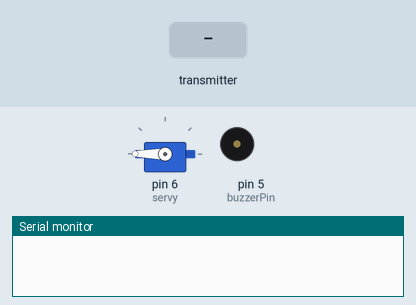
The program below on a simulated Arduino Mega 2560, built with avr-gcc and run on an emulated ATmega2560. On the bench: servo, buzzer (waves = sounding), the last lines printed to the serial monitor. The test bench sets the inputs (shaded band). Random numbers use the default seed unless the program sets one; no radio packets arrive unless stated.

Above: at 1.2 s.
1.3 s: the transmitter starts sending buttonState = 1
At 1.8 s:
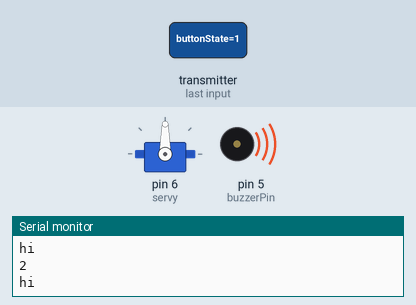
4.3 s: the transmitter starts sending buttonState = 0
At 5.9 s:
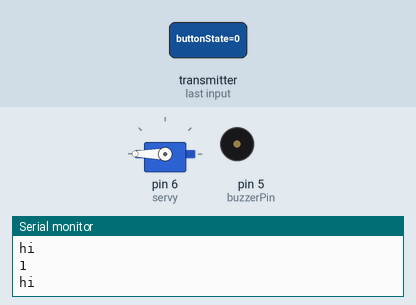
Timing chart, 0 to 7.4 s (numbered marks = the images above; inputs shaded):
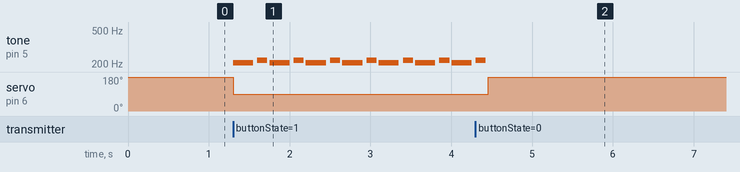

Measured:
- after the input at 1.3 s, tone on pin 5 (buzzerPin): silent → 208 Hz at once, then repeats every 0.45 s: silent 0.05 s, 220 Hz 0.13 s, silent 0.03 s, 208 Hz 0.25 s; servo on pin 6 (servy): 180° → 90° at once
- after the input at 4.3 s, servo on pin 6 (servy): 90° → 180° after 0.16 s

The program:

main.cpp
```cpp
// #include <Arduino.h>
// #include <pitches.h>
// #include <string.h>

// // Define the buzzer pin
// const int buzzerPin = 8;

// const int buttonPIN = 38;

// int melody[] = {
//   NOTE_A5, 0, NOTE_E5, NOTE_D5, NOTE_CS5,
//   0, NOTE_CS5, NOTE_D5, NOTE_E5, NOTE_FS5,
//   NOTE_GS5, NOTE_E5, 0, NOTE_FS5, 0, NOTE_E5,
//   NOTE_D5, 0, NOTE_CS5, 0, NOTE_CS5, 0, NOTE_B4,
//   0, NOTE_CS5, 0, NOTE_D5, 0, NOTE_A5, 0, NOTE_E5, NOTE_D5, NOTE_CS5,
//   0, NOTE_CS5, NOTE_D5, NOTE_E5, NOTE_FS5, NOTE_D5, 0,
//   NOTE_FS5, NOTE_E5, NOTE_D5, NOTE_CS5, NOTE_B4, NOTE_CS5, NOTE_D5, NOTE_FS5,
//   NOTE_E5, NOTE_D5, NOTE_CS5, NOTE_B4, NOTE_A4, 0
// };

// int jingle[] = {
//   NOTE_C5, NOTE_C5, NOTE_C5, NOTE_F5, NOTE_A5, NOTE_C5, NOTE_C5, NOTE_C5, NOTE_F5, NOTE_A5, 0,
//   NOTE_F5, NOTE_F5, NOTE_E5, NOTE_E5, NOTE_D5, NOTE_D5, NOTE_C5
// };

// int jingleDuration[] = {
//   8, 8, 8, 2, 4, 8, 8, 8, 2, 2, 4, 8, 8 ,8 ,8 ,8 ,8, 2
// };

// int noteDurations[] = {
//   8, 8, 8, 8, 4, 8, 8, 8, 8, 8, 8, 4, 4,
//   8, 8, 8, 8, 8, 8, 8, 8, 8, 8, 8, 8, 8, 4, 4,
//   8, 8, 8, 8, 4, 4, 8, 8, 8, 8, 4, 4,
//   8, 8, 8, 8, 8, 8, 8, 8, 8, 8, 8, 8, 4, 4
// };


// void setup() {

//   pinMode(buzzerPin, OUTPUT);
//   pinMode(buttonPIN, INPUT);
//   randomSeed(analogRead(0));
//   Serial.begin(9600);
// }

// void playNotes(int notes[], int duration[], int numNotes){

//   // Iterate over the notes of the melody:
//   for (int thisNote = 0; thisNote < numNotes; thisNote++) {
//     // To calculate the note duration, take one second divided by the note type.
//     int noteDuration = 1000 / duration[thisNote];
//     tone(buzzerPin, notes[thisNote], noteDuration);

//     // To distinguish the notes, set a minimum time between them.
//     int pauseBetweenNotes = noteDuration * 1.2;
//     delay(pauseBetweenNotes);

//     // Stop the tone playing:
//     noTone(buzzerPin);
//   }
// }


// void loop() {
//   // No need to repeat the melody in the loop for this example.
//   // The setup() is enough to play it once.
//   int numNotes = 0;
//   int buttonState = digitalRead(buttonPIN);

//   int randomNum = random(1, 3);
//   Serial.println(randomNum);
//   if (buttonState == HIGH) {
//     Serial.println("hi");
//     switch(randomNum) {
//       case 1:
//         numNotes = sizeof(melody) / sizeof(melody[0]);
//         playNotes(melody, noteDurations, numNotes);
//         break;
//       case 2:
//         numNotes = sizeof(jingle) / sizeof(jingle[0]);
//         playNotes(jingle, jingleDuration, numNotes);
//         break;
//     }
//   }


//   delay(500);

// }
```

pitches.h
```cpp
#define NOTE_B0  31
#define NOTE_C1  33
#define NOTE_CS1 35
#define NOTE_D1  37
#define NOTE_DS1 39
#define NOTE_E1  41
#define NOTE_F1  44
#define NOTE_FS1 46
#define NOTE_G1  49
#define NOTE_GS1 52
#define NOTE_A1  55
#define NOTE_AS1 58
#define NOTE_B1  62
#define NOTE_C2  65
#define NOTE_CS2 69
#define NOTE_D2  73
#define NOTE_DS2 78
#define NOTE_E2  82
#define NOTE_F2  87
#define NOTE_FS2 93
#define NOTE_G2  98
#define NOTE_GS2 104
#define NOTE_A2  110
#define NOTE_AS2 117
#define NOTE_B2  123
#define NOTE_C3  131
#define NOTE_CS3 139
#define NOTE_D3  147
#define NOTE_DS3 156
#define NOTE_E3  165
#define NOTE_F3  175
#define NOTE_FS3 185
#define NOTE_G3  196
#define NOTE_GS3 208
#define NOTE_A3  220
#define NOTE_AS3 233
#define NOTE_B3  247
#define NOTE_C4  262
#define NOTE_CS4 277
#define NOTE_D4  294
#define NOTE_DS4 311
#define NOTE_E4  330
#define NOTE_F4  349
#define NOTE_FS4 370
#define NOTE_G4  392
#define NOTE_GS4 415
#define NOTE_A4  440
#define NOTE_AS4 466
#define NOTE_B4  494
#define NOTE_C5  523
#define NOTE_CS5 554
#define NOTE_D5  587
#define NOTE_DS5 622
#define NOTE_E5  659
#define NOTE_F5  698
#define NOTE_FS5 740
#define NOTE_G5  784
#define NOTE_GS5 831
#define NOTE_A5  880
#define NOTE_AS5 932
#define NOTE_B5  988
#define NOTE_C6  1047
#define NOTE_CS6 1109
#define NOTE_D6  1175
#define NOTE_DS6 1245
#define NOTE_E6  1319
#define NOTE_F6  1397
#define NOTE_FS6 1480
#define NOTE_G6  1568
#define NOTE_GS6 1661
#define NOTE_A6  1760
#define NOTE_AS6 1865
#define NOTE_B6  1976
#define NOTE_C7  2093
#define NOTE_CS7 2217
#define NOTE_D7  2349
#define NOTE_DS7 2489
#define NOTE_E7  2637
#define NOTE_F7  2794
#define NOTE_FS7 2960
#define NOTE_G7  3136
#define NOTE_GS7 3322
#define NOTE_A7  3520
#define NOTE_AS7 3729
#define NOTE_B7  3951
#define NOTE_C8  4186
#define NOTE_CS8 4435
#define NOTE_D8  4699
#define NOTE_DS8 4978
```

reciever.cpp
```cpp
#include <Arduino.h>
#include <SPI.h>
#include <nRF24L01.h>
#include <RF24.h>
#include <Servo.h>
#include <pitches.h>

const int buzzerPin = 5;

const int buttonPIN = 38;

int melody[] = {
  NOTE_A5, 0, NOTE_E5, NOTE_D5, NOTE_CS5,
  0, NOTE_CS5, NOTE_D5, NOTE_E5, NOTE_FS5,
  NOTE_GS5, NOTE_E5, 0, NOTE_FS5, 0, NOTE_E5,
  NOTE_D5, 0, NOTE_CS5, 0, NOTE_CS5, 0, NOTE_B4,
  0, NOTE_CS5, 0, NOTE_D5, 0, NOTE_A5, 0, NOTE_E5, NOTE_D5, NOTE_CS5,
  0, NOTE_CS5, NOTE_D5, NOTE_E5, NOTE_FS5, NOTE_D5, 0,
  NOTE_FS5, NOTE_E5, NOTE_D5, NOTE_CS5, NOTE_B4, NOTE_CS5, NOTE_D5, NOTE_FS5,
  NOTE_E5, NOTE_D5, NOTE_CS5, NOTE_B4, NOTE_A4, 0
};

int jingle[] = {
  NOTE_C5, NOTE_C5, NOTE_C5, NOTE_F5, NOTE_A5, NOTE_C5, NOTE_C5, NOTE_C5, NOTE_F5, NOTE_A5, 0,
  NOTE_F5, NOTE_F5, NOTE_E5, NOTE_E5, NOTE_D5, NOTE_D5, NOTE_C5
};

int loonboon[] = {
  NOTE_GS3, NOTE_A3
};

int loonboonDuration[] = {
  4, 8
};

int jingleDuration[] = {
  8, 8, 8, 2, 4, 8, 8, 8, 2, 2, 4, 8, 8 ,8 ,8 ,8 ,8, 2
};

int noteDurations[] = {
  8, 8, 8, 8, 4, 8, 8, 8, 8, 8, 8, 4, 4,
  8, 8, 8, 8, 8, 8, 8, 8, 8, 8, 8, 8, 8, 4, 4,
  8, 8, 8, 8, 4, 4, 8, 8, 8, 8, 4, 4,
  8, 8, 8, 8, 8, 8, 8, 8, 8, 8, 8, 8, 4, 4
};

RF24 radio(7, 8); // CE, CSN

Servo servy;

const byte address[][6] = {"00001", "00002"};


int buttonState;
int lastButtonState;
//
void playNotes(int notes[], int duration[], int numNotes){

  // Iterate over the notes of the melody:
  for (int thisNote = 0; thisNote < numNotes; thisNote++) {
    // To calculate the note duration, take one second divided by the note type.
    int noteDuration = 1000 / duration[thisNote];
    tone(buzzerPin, notes[thisNote], noteDuration);

    // To distinguish the notes, set a minimum time between them.
    int pauseBetweenNotes = noteDuration * 1.2;
    delay(pauseBetweenNotes);

    // Stop the tone playing:
    noTone(buzzerPin);
  }
}

void setup() {
  Serial.begin(9600);
  pinMode(buzzerPin, OUTPUT);
  pinMode(buttonPIN, INPUT);
  randomSeed(analogRead(0));
  Serial.begin(9600);
  servy.attach(6);
  radio.begin();
  // radio.openWritingPipe(address[1]);
  radio.openReadingPipe(1, address[0]);
  radio.setPALevel(RF24_PA_MIN);
  radio.startListening();
}

void loop() {
  if (radio.available()) {
    int numNotes = 0;

    radio.read(&buttonState, sizeof(buttonState));
    if (buttonState == HIGH) {
      int randomNum = random(1, 3);
      Serial.println(randomNum);
      servy.write(90);
      lastButtonState = 1;

      Serial.println("hi");
      numNotes = sizeof(loonboon) / sizeof(loonboon[0]);

      playNotes(loonboon, loonboonDuration, numNotes);
    }


  } else {
    servy.write(180);
  }
  delayMicroseconds(1);

}
```

transmitter.cpp
```cpp
// #include <Arduino.h>
// #include <SPI.h>
// #include <nRF24L01.h>
// #include <RF24.h>

// /*
// * Arduino Wireless Communication Tutorial
// *     Example 1 - Transmitter Code
// *
// * by Dejan Nedelkovski, www.HowToMechatronics.com
// *
// * Library: TMRh20/RF24, https://github.com/tmrh20/RF24/
// */
// //
// #include <SPI.h>
// #include <nRF24L01.h>
// #include <RF24.h>
// #include <Servo.h>

// #define buttonPin 22

// RF24 radio(9, 10); // CE, CSN

// const byte address[][6] = {"00001", "00002"};

// int buttonState;

// Servo servy;


// void setup() {
//   pinMode(buttonPin, INPUT);
//   servy.attach(6);
//   radio.begin();
//   radio.openWritingPipe(address[1]);
//   radio.openReadingPipe(1, address[0]);

//   radio.setPALevel(RF24_PA_MIN);
//   radio.stopListening();
// }

// void loop() {
//   buttonState = digitalRead(buttonPin);
//   radio.write(&buttonState, sizeof(buttonState));
//   delay(1000);
// }
```
